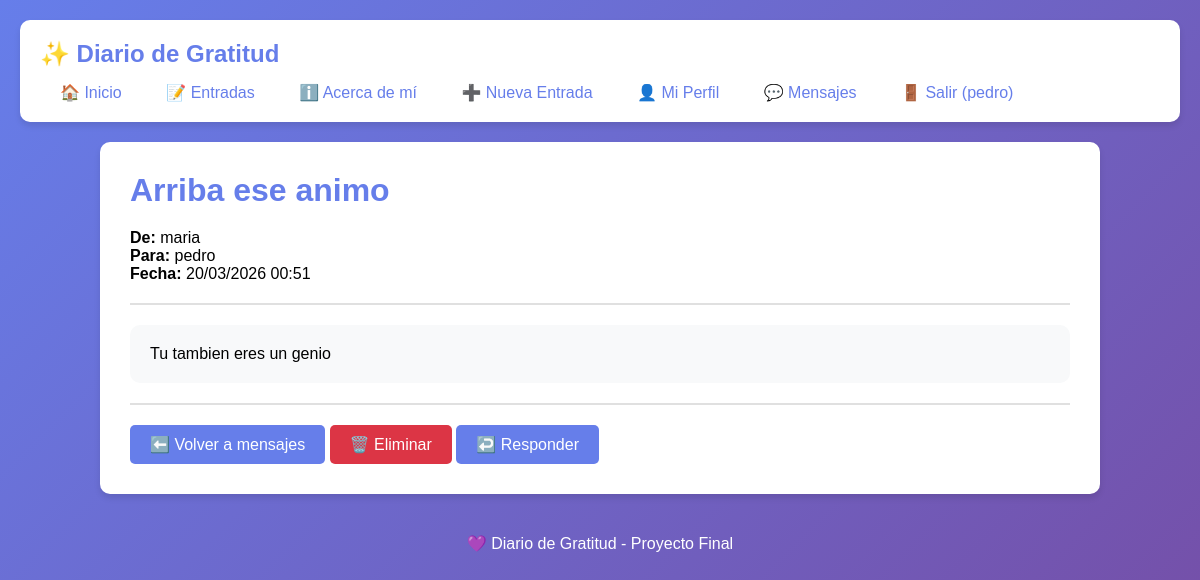
Screenshot of /mensajes/5/ (signed in) with the database file from the repository.
### mensajeria/models.py (models this page shows, shortened)
class Mensaje(models.Model):
    remitente = models.ForeignKey(User, on_delete=models.CASCADE, related_name='mensajes_enviados')
    destinatario = models.ForeignKey(User, on_delete=models.CASCADE, related_name='mensajes_recibidos')
    asunto = models.CharField(max_length=200)
    contenido = models.TextField()
    fecha_envio = models.DateTimeField(default=timezone.now)
    leido = models.BooleanField(default=False)
    class Meta:
        verbose_name_plural = "Mensajes"
        ordering = ['-fecha_envio']

### mensajeria/views.py (the view)
# urls.py: path('<int:pk>/', views.ver_mensaje, name='ver_mensaje'),
@login_required
def ver_mensaje(request, pk):
    mensaje = get_object_or_404(Mensaje, pk=pk)
    if mensaje.destinatario != request.user and mensaje.remitente != request.user:
        messages.error(request, 'No tienes permiso para ver este mensaje')
        return redirect('mensajes')
    if mensaje.destinatario == request.user and not mensaje.leido:
        mensaje.leido = True
        mensaje.save()
    return render(request, 'mensajeria/ver_mensaje.html', {'mensaje': mensaje})

### mensajeria/templates/mensajeria/ver_mensaje.html (shortened to what this page needs)
{% extends 'diario/base.html' %}
{% block content %}
<h1>{{ mensaje.asunto }}</h1>
<p><strong>De:</strong> {{ mensaje.remitente.username }}</p>
<p><strong>Para:</strong> {{ mensaje.destinatario.username }}</p>
<p><strong>Fecha:</strong> {{ mensaje.fecha_envio|date:"d/m/Y H:i" }}</p>
<hr>
<div style="background: #f8f9fa; padding: 20px; border-radius: 10px; margin: 20px 0;">
    {{ mensaje.contenido|linebreaks }}
</div>
<hr>
<p>
    <a href="{% url 'mensajes' %}" class="boton">⬅️ Volver a mensajes</a>
    <a href="{% url 'eliminar_mensaje' mensaje.pk %}" class="boton" style="background: #dc3545;">🗑️ Eliminar</a>
    {% if mensaje.destinatario == user %}
        <a href="{% url 'enviar_mensaje' %}" class="boton">↩️ Responder</a>
    {% endif %}
</p>
{% endblock %}

### diario/templates/diario/base.html (shortened to what this page needs)
<!DOCTYPE html>
<html>
<head>
</head>
<body>
    <nav>
        <h2>✨ Diario de Gratitud</h2>
        <a href="{% url 'inicio' %}">🏠 Inicio</a>
        <a href="{% url 'entrada_list' %}">📝 Entradas</a>
        <a href="{% url 'about' %}">ℹ️ Acerca de mí</a>
        {% if user.is_authenticated %}
            <a href="{% url 'entrada_create' %}">➕ Nueva Entrada</a>
            <a href="{% url 'profile' %}">👤 Mi Perfil</a>
            <a href="{% url 'mensajes' %}">💬 Mensajes</a>
            <a href="{% url 'logout' %}">🚪 Salir ({{ user.username }})</a>
        {% else %}
            <a href="{% url 'login' %}">🔐 Iniciar Sesión</a>
            <a href="{% url 'register' %}">📋 Registrarse</a>
        {% endif %}
    </nav>
    <div class="contenido">
        {% block content %}
        {% endblock %}
    </div>
    <footer>
        <p>💜 Diario de Gratitud - Proyecto Final</p>
    </footer>
</body>
</html>

### diario/templates/diario/base.html (style rules this page uses)
* { margin: 0; padding: 0; box-sizing: border-box; }
body { font-family: 'Arial', sans-serif; background: linear-gradient(135deg, #667eea 0%, #764ba2 100%); min-height: 100vh; padding: 20px; }
nav { background: white; padding: 20px; border-radius: 10px; box-shadow: 0 4px 6px rgba(0,0,0,0.1); margin-bottom: 20px; }
nav h2 { color: #667eea; margin-bottom: 15px; }
nav a { color: #667eea; text-decoration: none; padding: 8px 15px; margin: 0 5px; border-radius: 5px; transition: all 0.3s; }
.contenido { background: white; padding: 30px; border-radius: 10px; box-shadow: 0 4px 6px rgba(0,0,0,0.1); max-width: 1000px; margin: 0 auto; }
h1 { color: #667eea; margin-bottom: 20px; }
button, .boton { background: #667eea; color: white; padding: 10px 20px; border: none; border-radius: 5px; cursor: pointer; text-decoration: none; display: inline-block; transition: all 0.3s; }
footer { text-align: center; color: white; margin-top: 20px; padding: 20px; }
a { color: #667eea; }
hr { border: none; border-top: 2px solid #e0e0e0; margin: 20px 0; }

### rows the page displays
Mensaje: asunto "Arriba ese animo", remitente.username "maria", destinatario.username "pedro", fecha_envio "20/03/2026 00:51", contenido "Tu tambien eres un genio"

### other values shown
{{ user.username }} "pedro"
